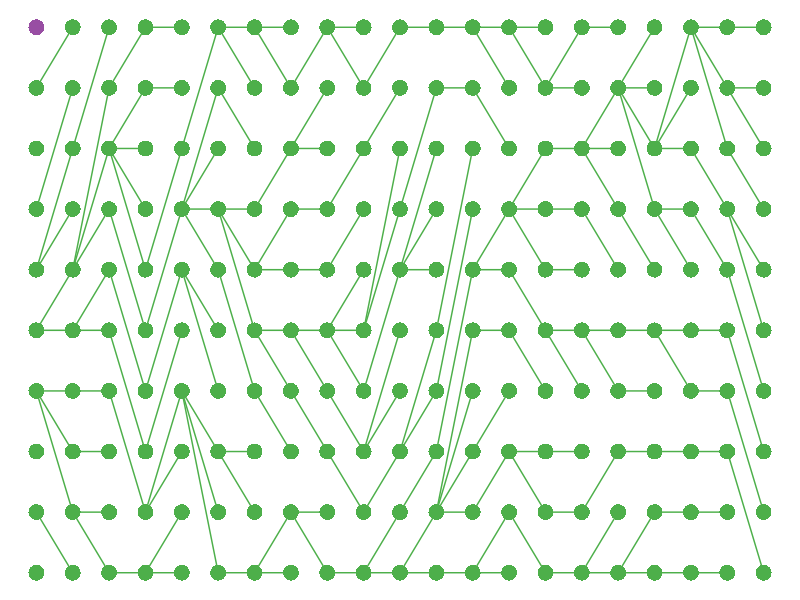

Generate this figure with R: (Note: this script raises an error after producing the figure.)
library(tidyverse)
library(cowplot)
library(RColorBrewer)

#==============================================================================
# SETUP
#==============================================================================

# Configure font settings
font <- "sans" # Main figure font
titlefont <- font # Font for axis titles etc. (if different)
fontsize_base <- 11 # Basic figure font size
fontscale_title <- 1 # Default axis-title scale relative to regular font
fontscale_main <- 1 # Default plot-title scale

# Define base theme
theme_base <-   theme(
  legend.position = "bottom",
  axis.text = element_text(size = fontsize_base, family = font, 
                           colour = "black"),
  axis.title.y = element_text(size = fontsize_base * fontscale_title,
                              family = titlefont, colour = "black",
                              margin = margin(r=3,unit="mm")),
  axis.title.x = element_text(size = fontsize_base * fontscale_title,
                              family = titlefont, colour = "black",
                              margin = margin(t=3,unit="mm")),
  legend.text = element_text(size = fontsize_base, 
                             family = font, colour = "black"),
  legend.title = element_text(size = fontsize_base,
                              family = font, colour = "black",
                              face = "bold", vjust=0.5, 
                              margin=margin(r=3, unit="mm")),
  plot.title = element_text(size = fontsize_base * fontscale_main,
                            family = titlefont, colour="black",
                            hjust = 0.5, vjust = 0.5,
                            margin = margin(b=5, unit="mm")),
  plot.margin = margin(t=0.3, l=0.3, r=0.3, b = 0.3, unit="cm"),
  strip.background = element_blank(),
  strip.text.x = element_text(size = fontsize_base * fontscale_title,
                              family = titlefont, colour = "black",
                              margin = margin(t = 3, b = 3, unit="mm")),
  strip.text.y = element_text(size = fontsize_base * fontscale_title,
                              family = titlefont, colour = "black",
                              margin = margin(l=3, r=3, unit="mm")),
  legend.justification = "center"
)

theme_blank <- theme_void() + 
  theme(legend.position = "none",
        #plot.margin = margin(t=0.3, l=0.6, r=0.6, b = 0.3, unit="cm")
        )
                                    

# Define parameters
capacity = 10
alleles <- c(0L, 1L)
fitness <- c(1,1)
ngen_small <- 5
ngen_mid <- 20
palette <- brewer.pal(6, "Set1")[c(3,4)]

#==============================================================================
# AUXILIARY FUNCTIONS
#==============================================================================

make_initial_pop <- function(cap = capacity, al = alleles, fit = fitness){
  tibble(id = seq(cap), generation = 0, parent = id,
         allele = as.factor(c(rep(alleles[1], cap - 1), al[2])),
         fitness = c(rep(fit[1], cap - 1), fit[2]))
}

make_child_pop <- function(pop, cap = capacity){
  pop %>% filter(generation == max(generation)) %>%
    sample_n(cap, T, fitness) %>% arrange(id) %>%
    mutate(generation = generation + 1, parent = id, id = seq(cap))
}

iterate_pop <- function(pop, cap = capacity){
  bind_rows(pop, make_child_pop(pop, cap))
}

make_circ_plot <- function(pop, s = 5, pal = palette){
  ggplot(pop) + 
    geom_segment(aes(x=pmax(0,generation-1), xend=generation, y=parent, 
                     yend=id, colour = allele)) +
    geom_point(aes(x=generation, y=id, colour=allele), shape = 16, size = s) +
    scale_color_manual(values = pal) + theme_blank
}

generation_pop <- function(generation, cap = capacity, al = alleles, 
                           fit = fitness){
  p <- make_initial_pop(cap, al, fit)
  if(generation > 0) for (n in seq(generation)){ p <- iterate_pop(p, cap) }
  return(p)
}

count_states <- function(pop){
  # Count the number of states in the latest generation from a population
  pop %>% filter(generation == max(generation)) %>% pull(allele) %>%
    unique %>% length
}

fix_pop <- function(cap = capacity, al = alleles, fit = fitness,
                    tail = 0){
  # Run a population until it reaches fixation
  p <- make_initial_pop(cap, al, fit)
  while(count_states(p) > 1) p <- iterate_pop(p, cap)
  if (tail > 0) for (n in seq(tail)){ p <- iterate_pop(p, cap) }
  return(p)
}

get_fixation_dist <- function(n = 100, cap = capacity, al = alleles, 
                              fit = fitness){
  sapply(seq(n), function(n) fix_pop(cap, al, fit) %>% pull(generation) %>%
           max) %>% 
    tibble(run = 1:n, fix = .)
}

make_stack_plot <- function(pop, pal = palette){
  pop %>% group_by(generation, allele, fitness) %>% 
    summarise(N = n(), P = n()/100) %>%
    ggplot() +
    geom_col(aes(x=generation,y=P,fill=allele), position="fill",
             width = 1) +
    scale_x_continuous(name = "Generation") +
    scale_y_continuous(name = "Allele frequency (%)",
                       labels = function(y) y*100) +
    scale_fill_manual(values = pal) + 
    theme_minimal() + theme_base + theme(legend.position = "none")
}

get_winner <- function(pop) {
  pop %>% filter(generation == max(generation)) %>% pull(allele) %>%
    as.numeric %>% unique
}

count_winners <- function(nrep, cap = capacity, al = alleles, fit = fitness){
  sapply(seq(nrep), function(r) fix_pop(cap, al, fit) %>% get_winner) %>%
    tibble(run = 1:nrep, winner = .) %>% group_by(winner) %>% count
}

#==============================================================================
# VERY DELETERIOUS
#==============================================================================

pop_vdel <- generation_pop(ngen_mid, fit = c(1,0.1))
g_vdel <- make_circ_plot(pop_vdel)
save_plot(filename = "content/images/coalescent-vdel.png",
          plot = g_vdel, base_width = 20, base_height = 8, units="cm",
          limitsize = FALSE)


#==============================================================================
# VERY ADVANTAGEOUS
#==============================================================================

pop_vadv <- generation_pop(ngen_mid, fit = c(1,6))
g_vadv <- make_circ_plot(pop_vadv)
save_plot(filename = "content/images/coalescent-vadv.png",
          plot = g_vadv, base_width = 20, base_height = 8, units="cm",
          limitsize = FALSE)

#==============================================================================
# SLIGHTLY DELETERIOUS
#==============================================================================

pop_sizes <- c(3,10,30,100,300,1000)
n_rep <- 100

pop_big <- fix_pop(200, tail=20)
g_big <- make_stack_plot(pop_big)
# save_plot(filename = "content/images/coalescent-200-neutral.png",
#           plot = g_big, base_width = 15, base_height = 8, units="cm",
#           limitsize = FALSE)


